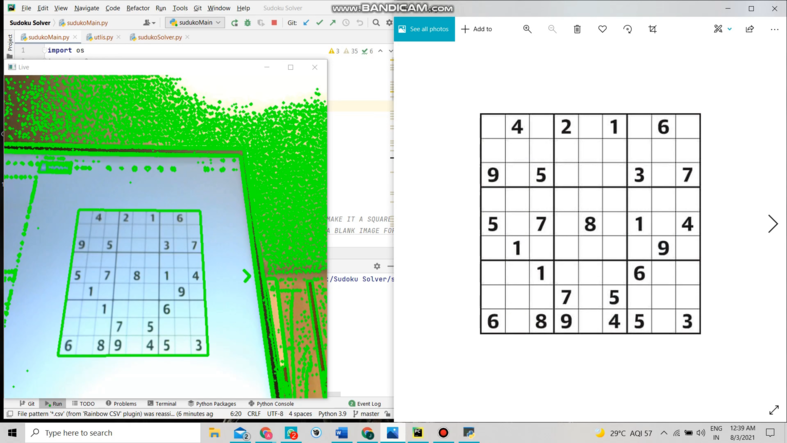
#> input picture img1.png, 787 x 443 px
$ python -i utlis.py   (imports and definitions only)
#> lines starting #> are read from the running program, lines starting #| are printed output that depends on the picture; after the words box and inside, x2 and y2 are one past the last pixel; in counts of white or black regions, pixels touching at a corner belong together
#> further down, picture is the input picture: shape (443, 787, 3); mean B, G, R 210.6, 227.5, 203.3
import numpy as np
import cv2
#### 1 - Preprocessing Image
def preProcess(img):
    imgGray = cv2.cvtColor(img, cv2.COLOR_BGR2GRAY)  # CONVERT IMAGE TO GRAY SCALE
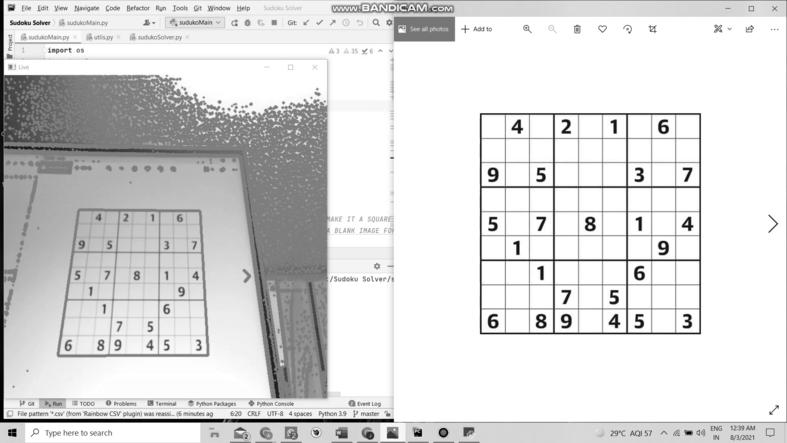
#> imgGray: shape (443, 787); min 0, max 255, mean 218.3
    imgBlur = cv2.GaussianBlur(imgGray, (5, 5), 1)  # ADD GAUSSIAN BLUR
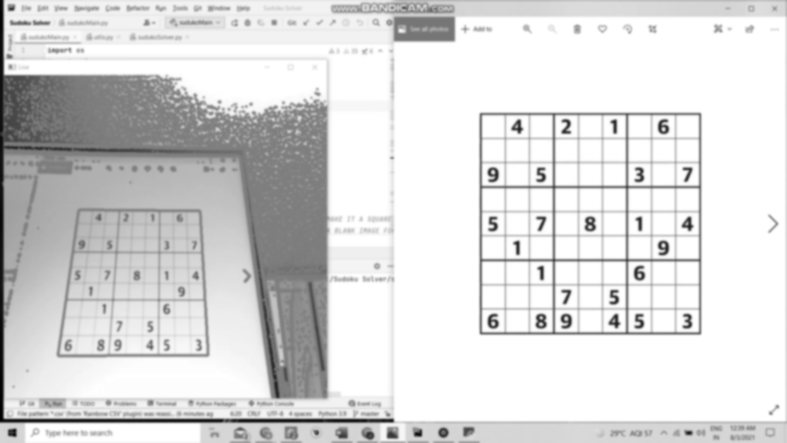
#> imgBlur: shape (443, 787); min 0, max 255, mean 218.4
    imgThreshold = cv2.adaptiveThreshold(imgBlur, 255, 1, 1, 11, 2)  # APPLY ADAPTIVE THRESHOLD
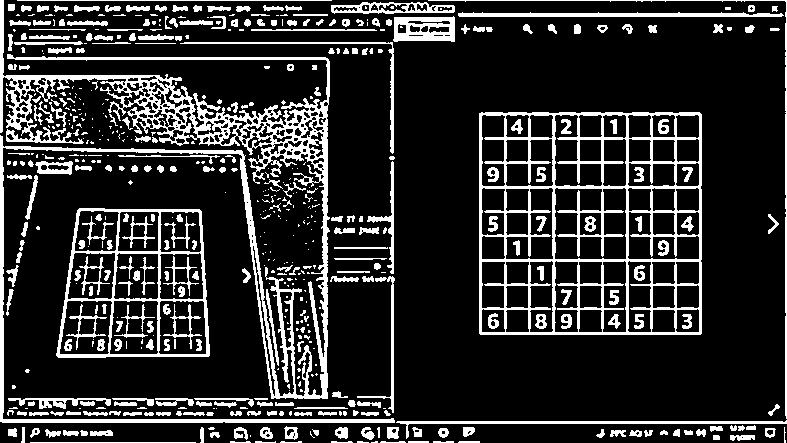
#> imgThreshold: shape (443, 787); 17.8% white; 567 white regions (271 under 20 px), largest, box (x1, y1, x2, y2) and area: (0, 0, 395, 423) 18013, (479, 112, 702, 335) 11893, (56, 208, 210, 358) 3334
    return imgThreshold


#### 3 - Reorder points for Warp Perspective
# [85 lines left out: functions reorder, biggestContour, splitBoxes, getPredection, displayNumbers, drawGrid, not called in this run]

>>> import cv2
>>> picture = cv2.imread('img1.png')
>>> result = preProcess(picture)

$ run again, on img2.png
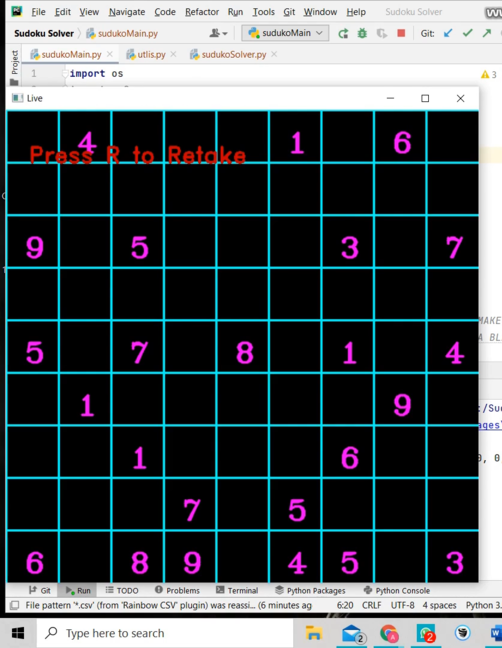
#> input picture img2.png, 502 x 648 px
#> picture is the input picture: shape (648, 502, 3); mean B, G, R 85.5, 81.5, 73.4
#> in preProcess, `imgBlur = cv2.GaussianBlur(imgGray, (5, 5), 1)`:
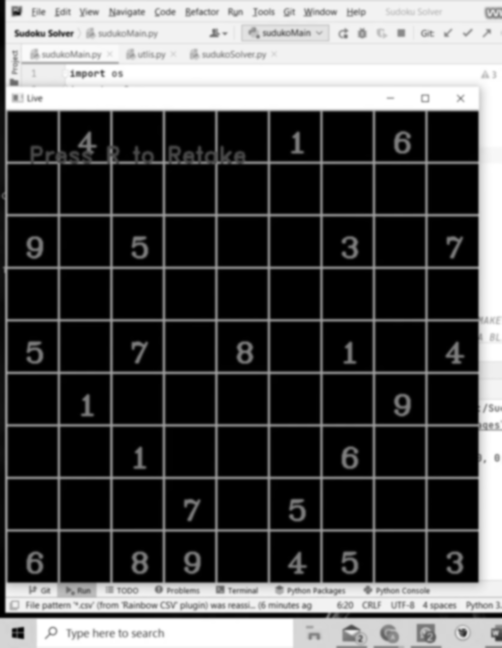
#> imgBlur: shape (648, 502); min 0, max 255, mean 79.5
#> in preProcess, `imgThreshold = cv2.adaptiveThreshold(imgBlur, 255, 1, 1, 11, 2)`:
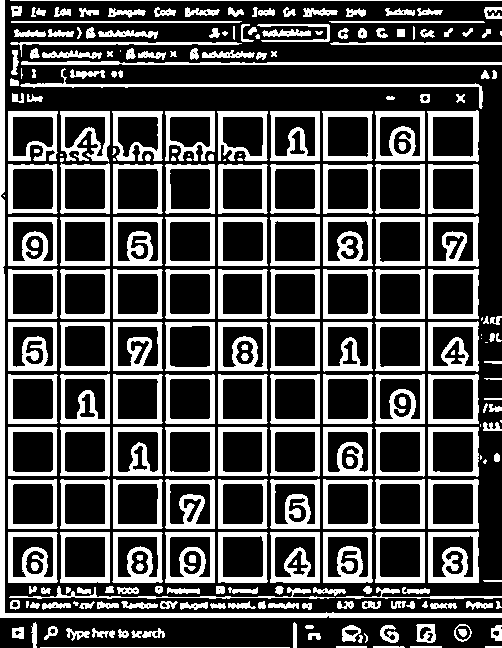
#> imgThreshold: shape (648, 502); 31.7% white; 266 white regions (28 under 20 px), largest, box (x1, y1, x2, y2) and area: (0, 0, 502, 618) 5546, (20, 68, 483, 109) 1530, (428, 531, 479, 583) 1442

$ run again, on img3.png
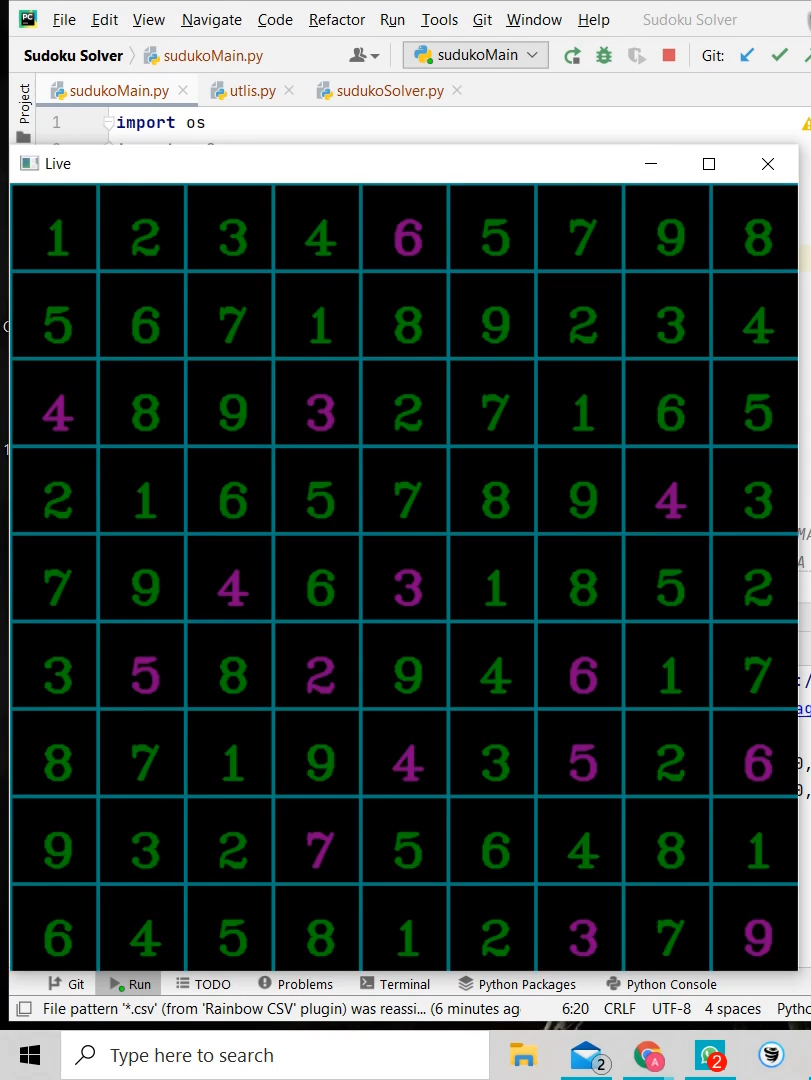
#> input picture img3.png, 811 x 1080 px
#> picture is the input picture: shape (1080, 811, 3); mean B, G, R 71.3, 73.2, 64.5
#> in preProcess, `imgGray = cv2.cvtColor(img, cv2.COLOR_BGR2GRAY)`:
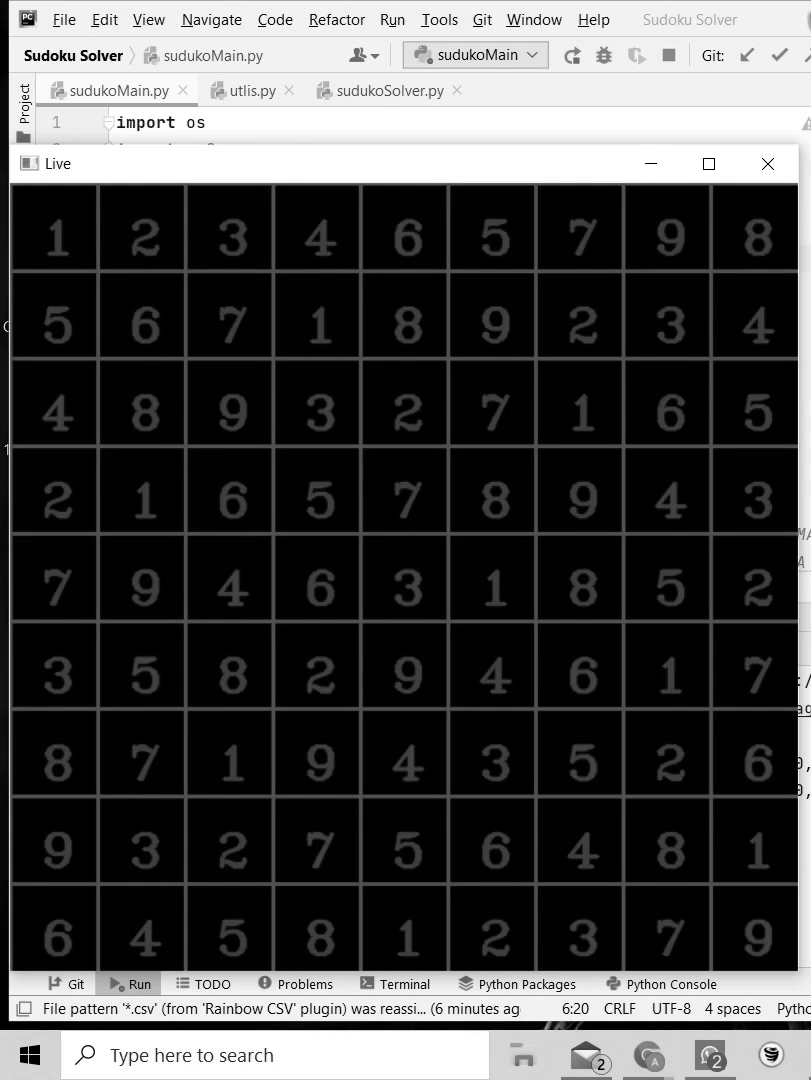
#> imgGray: shape (1080, 811); min 0, max 255, mean 70.4
#> in preProcess, `imgThreshold = cv2.adaptiveThreshold(imgBlur, 255, 1, 1, 11, 2)`:
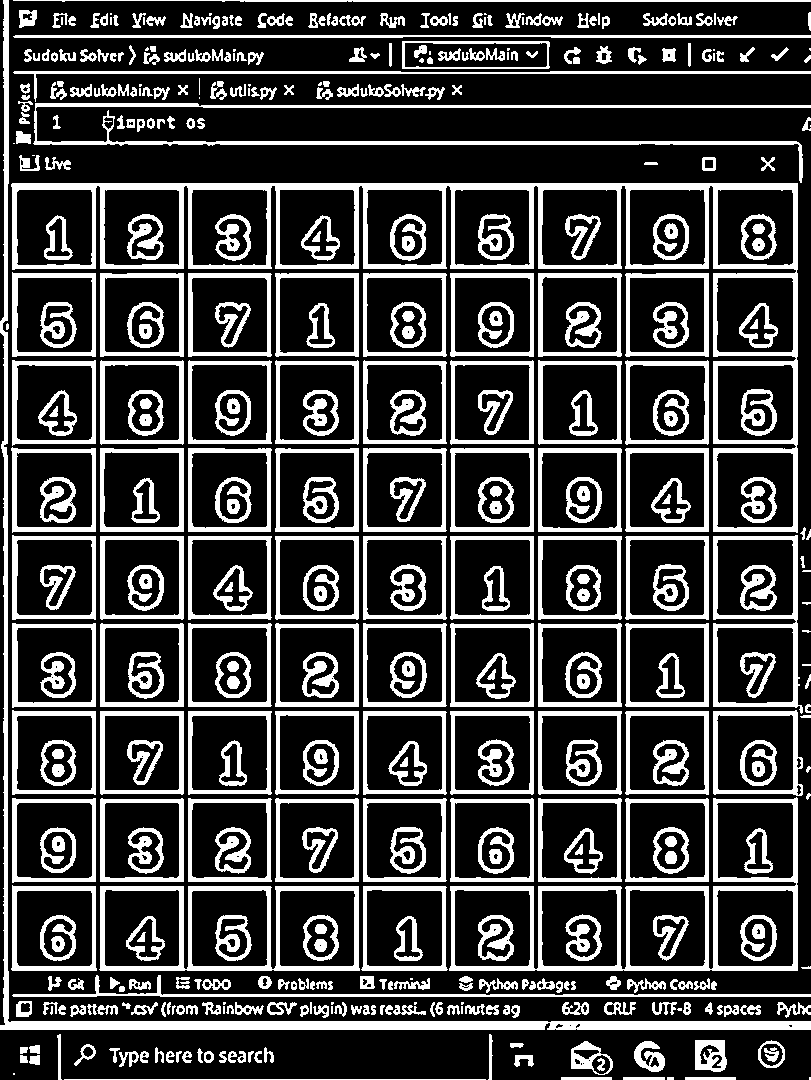
#> imgThreshold: shape (1080, 811); 25.8% white; 495 white regions (44 under 20 px), largest, box (x1, y1, x2, y2) and area: (11, 183, 798, 533) 19454, (0, 0, 811, 1030) 11732, (449, 797, 798, 971) 7441
